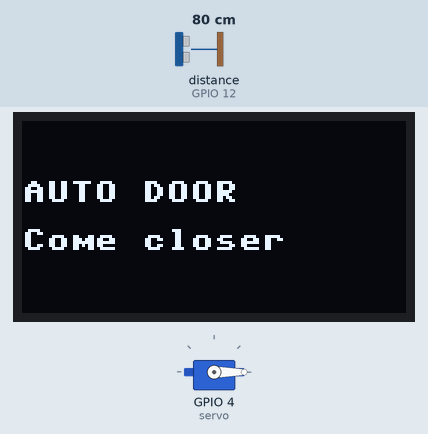
The program below on a simulated ESP32 board running MicroPython. Shown: servo, 128×64 one-colour display. The inputs (shaded band) are chosen by the test bench; at power-on: distance to the obstacle (sensor on GPIO 12) 80 cm. The echo pulse lasts 58.3 µs per cm; servo angles are drawn from the pulse width (0.5 ms = 0°, 2.5 ms = 180°).

Above: at 3.2 s.
3.3 s: distance to the obstacle (sensor on GPIO 12) set to 17 cm
4.8 s: distance to the obstacle (sensor on GPIO 12) set to 14 cm
At 5.9 s:
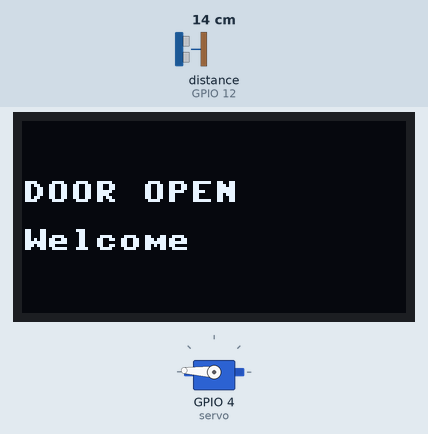
6.6 s: distance to the obstacle (sensor on GPIO 12) set to 22 cm
8.1 s: distance to the obstacle (sensor on GPIO 12) set to 29 cm
At 8.8 s:
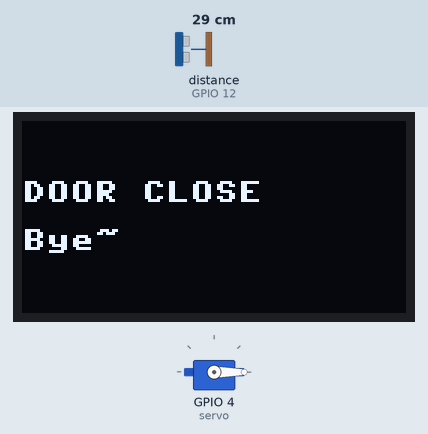
10.6 s: distance to the obstacle (sensor on GPIO 12) set to 2 cm
At 11.6 s:
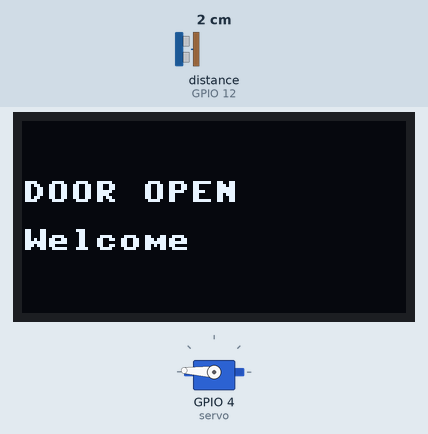
12.2 s: distance to the obstacle (sensor on GPIO 12) set to 35 cm
At 14.5 s:
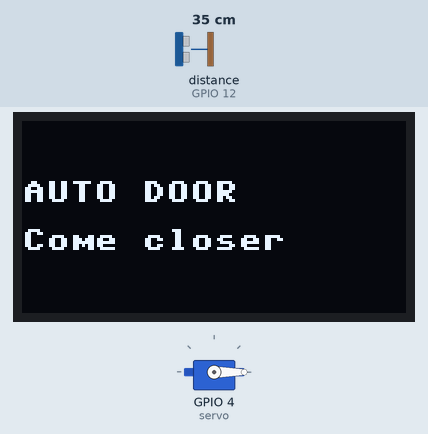
Timing chart, 0 to 15.8 s (numbered marks = the images above; inputs shaded):
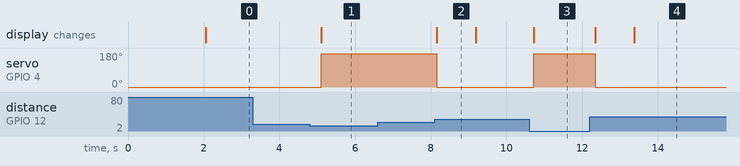

The program:

extra2_wait_until_away.py
```python
# 추가 미션 2 · 사람이 멀어질 때까지 문 열어 두기
# 열리는 거리는 15cm, 닫히는 거리는 25cm 로 다르게 잡습니다.
# 둘 다 15로 하면 15cm 근처에서 열림·닫힘이 번갈아 바뀌어 문이 떨립니다.

from machine import Pin, PWM, SoftI2C
import ssd1306
import time

trig = Pin(13, Pin.OUT)
echo = Pin(12, Pin.IN)

servo = PWM(Pin(4))
servo.freq(50)
servo.duty_u16(1638)

i2c = SoftI2C(scl=Pin(22), sda=Pin(21))
oled = ssd1306.SSD1306_I2C(128, 64, i2c)


def get_distance():
    trig.value(1)
    time.sleep_us(10)
    trig.value(0)
    while not echo.value():
        pass
    start = time.ticks_us()
    while echo.value():
        pass
    stop = time.ticks_us()
    t = time.ticks_diff(stop, start) // 2
    return int(340 * t // 10000)


def show(a, b):
    oled.fill(0)
    oled.text(a, 0, 20)
    oled.text(b, 0, 36)
    oled.show()


time.sleep(2)
show("AUTO DOOR", "Come closer")

while True:
    d = get_distance()
    if d < 15:                            # 15cm 안으로 오면
        show("DOOR OPEN", "Welcome")
        servo.duty_u16(8100)              # 문 열기
        while get_distance() < 25:        # ★ 25cm 밖으로 나갈 때까지
            time.sleep_ms(200)            #    0.2초마다 다시 확인
        show("DOOR CLOSE", "Bye~")
        servo.duty_u16(1638)              # 그제야 문 닫기
        time.sleep(1)
        show("AUTO DOOR", "Come closer")
    time.sleep_ms(300)
```

Measured:
- the behaviour switches between 16 and 15 cm on distance to the obstacle (sensor on GPIO 12) (found by bisection; images 0 and 1)
- the behaviour switches between 25 and 26 cm on distance to the obstacle (sensor on GPIO 12) (found by bisection; images 1 and 2)
- after the input at 3.3 s, every drawn part: stays the same
- after the input at 4.8 s, servo on GPIO 4 (servo): 0° → 177° after 0.31 s; the display: changes after 0.31 s (image 1)
- after the input at 6.6 s, every drawn part: stays the same
- after the input at 8.1 s, servo on GPIO 4 (servo): 177° → 0° after 0.06 s; the display: changes after 0.06 s (image 2)
- after the input at 10.6 s, servo on GPIO 4 (servo): 0° → 177° after 0.12 s; the display: changes after 0.12 s (image 3)
- after the input at 12.2 s, servo on GPIO 4 (servo): 177° → 0° after 0.15 s; the display: first changes after 0.15 s (image 4 shows a later state)
- what the display in image 2 shows lasts 1.0 s, from 8.2 s to 9.2 s
